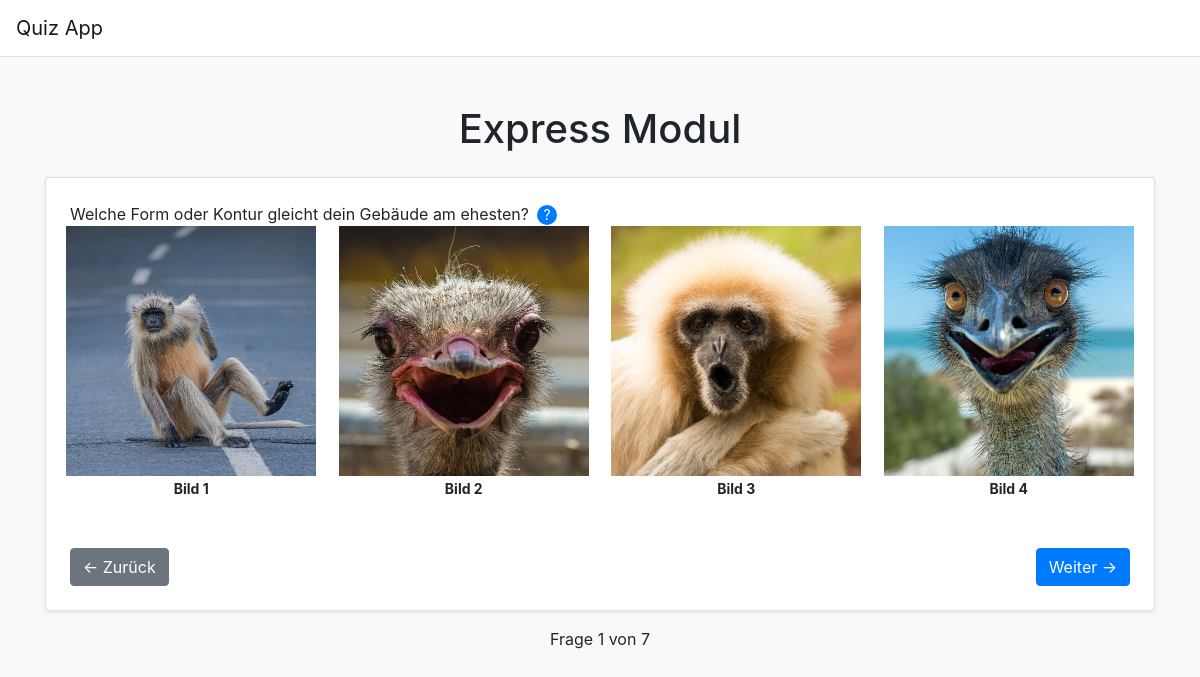
Screenshot of /quiz/Express with the database file from the repository.
### app.py (models this page shows)
class Question(db.Model):
    id = db.Column(db.Integer, primary_key=True)
    module = db.Column(db.String(20), nullable=False)
    text = db.Column(db.String(200), nullable=False)
    subtitle = db.Column(db.String(200), nullable=True)
    answers = db.relationship('Answer', backref='question', lazy=True)
    image = db.Column(db.String(200), nullable=True)
    info_popup = db.Column(db.String(500), nullable=True)  # Popup-Text

class Answer(db.Model):
    id = db.Column(db.Integer, primary_key=True)
    question_id = db.Column(db.Integer, db.ForeignKey('question.id'), nullable=False)
    text = db.Column(db.String(200), nullable=True)
    score = db.Column(db.Integer, nullable=True)
    info_popup = db.Column(db.String(500), nullable=True)

### app.py (the view, shortened to what this page needs)
@app.route('/quiz/<module>', methods=['GET', 'POST'])
def quiz(module):
    questions = get_questions(module)
    total_questions = len(questions)  # Wichtig: Vor allen Verwendungen definieren
    session.setdefault('answers', {})
    session.setdefault('question_index', 0)
    if session.get('module') != module:
        session['question_index'] = 0
        session['answers'] = {}
        session['module'] = module
    question_index = session['question_index']
    try:
        question = questions[question_index]
    except IndexError:
        return redirect(url_for('summary'))
    return render_template(
        f'{module.lower()}_quiz.html',
        question=question,
        question_index=question_index,
        total_questions=total_questions,
        image_terms=IMAGE_TERMS
    )

### app.py (called while the page is built)
def get_questions(module):
    questions = Question.query.filter_by(module=module).all()
    if not questions:
        abort(404, description="Keine Fragen für dieses Modul gefunden")
    return questions

### templates/express_quiz.html (shortened to what this page needs)
<!DOCTYPE html>
<html lang="de">
<head>
    <link href="https://stackpath.bootstrapcdn.com/bootstrap/4.5.2/css/bootstrap.min.css" rel="stylesheet">
</head>
<body class="bg-light">
    <nav class="navbar navbar-expand-lg navbar-light bg-white border-bottom">
        <a class="navbar-brand" href="#">Quiz App</a>
    </nav>
    <div class="container mt-5">
        <h1 class="text-center mb-4">Express Modul</h1>
        <form method="POST" class="card p-4 shadow-sm">
            <div class="d-flex align-items-center">
                <p class="mb-0">{{ question.text }}</p>
                {% if question.info_popup %}
                    <div class="question-tooltip">
                        <span class="tooltip-icon">?</span>
                    </div>
                {% endif %}
            </div>
            {% if question.text == "Welche Form oder Kontur gleicht dein Gebäude am ehesten?" %}
                <div class="row justify-content-center">
                    {% for answer in question.answers %}
                        <div class="col-md-3 mb-3 text-center image-option">
                            <label>
                                <img src="{{ url_for('static', filename='images/' + answer.text.split()[-1] + '.jpg') }}"
                                     alt="{{ answer.text }}"
                                     title="{{ answer.text }}">
                                <span>{{ answer.text }}</span>
                            </label>
                        </div>
                    {% endfor %}
                </div>
            {% else %}
                <div class="form-group">
                    <textarea name="free_text" placeholder="Ihre Antwort hier..." required class="form-control"></textarea>
                </div>
            {% endif %}
            <div class="d-flex justify-content-between mt-4">
                <button type="submit" name="back" class="btn btn-secondary">
                    ← Zurück
                </button>
            <button type="submit" name="next" class="btn btn-primary">
                Weiter →
            </button>
            </div>
        </form>
        <p class="text-center mt-3">Frage {{ question_index + 1 }} von {{ total_questions }}</p>
    </div>
</body>
</html>

### templates/express_quiz.html (style rules this page uses)
.image-option img { width: 250px; height: 250px; object-fit: cover; transition: transform 0.3s ease, box-shadow 0.3s ease; cursor: pointer; }
.image-option { display: flex; flex-direction: column; align-items: center; }
.image-option span { margin-top: 10px; font-size: 14px; font-weight: bold; }
.question-tooltip { position: relative; display: inline-block; margin-left: 8px; }
.tooltip-icon { display: inline-block; width: 20px; height: 20px; border-radius: 50%; background: #007bff; color: white; text-align: center; font-size: 14px; line-height: 20px; cursor: help; }

### rows the page displays
Question: text "Welche Form oder Kontur gleicht dein Gebäude am ehesten?"
Answer: shows a picture, text "Bild 1"
Answer: shows a picture, text "Bild 2"
Answer: shows a picture, text "Bild 3"
Answer: shows a picture, text "Bild 4"

### other values shown
{{ question_index + 1 }} "1"
{{ total_questions }} "7"
